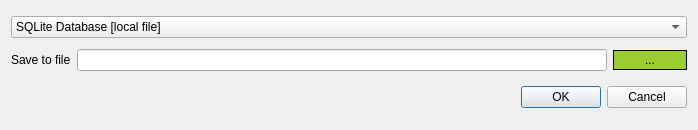
<?xml version="1.0" encoding="UTF-8"?>
<ui version="4.0">
 <class>SaveAsDialog</class>
 <widget class="QDialog" name="SaveAsDialog">
  <property name="geometry">
   <rect>
    <x>0</x>
    <y>0</y>
    <width>698</width>
    <height>130</height>
   </rect>
  </property>
  <property name="windowTitle">
   <string>Save as ...</string>
  </property>
  <property name="modal">
   <bool>true</bool>
  </property>
  <layout class="QVBoxLayout" name="verticalLayout">
   <item>
    <widget class="QComboBox" name="comboBox">
     <item>
      <property name="text">
       <string>SQLite Database [local file]</string>
      </property>
     </item>
    </widget>
   </item>
   <item>
    <layout class="QHBoxLayout" name="horizontalLayout_5">
     <item>
      <widget class="QLabel" name="label_3">
       <property name="text">
        <string>Save to file</string>
       </property>
       <property name="buddy">
        <cstring>exportToFileLineEdit</cstring>
       </property>
      </widget>
     </item>
     <item>
      <widget class="QLineEdit" name="exportToFileLineEdit">
       <property name="text">
        <string/>
       </property>
      </widget>
     </item>
     <item>
      <widget class="QToolButton" name="fileSelectionToolButton">
       <property name="minimumSize">
        <size>
         <width>74</width>
         <height>20</height>
        </size>
       </property>
       <property name="styleSheet">
        <string notr="true">QToolButton:pressed {
               background-color: qlineargradient(spread:pad, x1:0, y1:0, x2:0, y2:1, stop:0 rgba(173, 255, 47, 255), stop:1 rgba(173, 255, 47, 255))
               }
               QToolButton {
               background-color: #9ACD32; border: 1px solid black;
               border-radius: 0px;
               }
            </string>
       </property>
       <property name="text">
        <string>...</string>
       </property>
      </widget>
     </item>
    </layout>
   </item>
   <item>
    <layout class="QHBoxLayout" name="layoutHBox">
     <property name="spacing">
      <number>6</number>
     </property>
     <property name="leftMargin">
      <number>0</number>
     </property>
     <property name="topMargin">
      <number>0</number>
     </property>
     <property name="rightMargin">
      <number>0</number>
     </property>
     <property name="bottomMargin">
      <number>0</number>
     </property>
     <item>
      <spacer name="layoutSpacer">
       <property name="orientation">
        <enum>Qt::Horizontal</enum>
       </property>
       <property name="sizeHint" stdset="0">
        <size>
         <width>131</width>
         <height>31</height>
        </size>
       </property>
      </spacer>
     </item>
     <item>
      <widget class="QPushButton" name="okButton">
       <property name="text">
        <string>OK</string>
       </property>
      </widget>
     </item>
     <item>
      <widget class="QPushButton" name="cancelButton">
       <property name="text">
        <string>Cancel</string>
       </property>
      </widget>
     </item>
    </layout>
   </item>
  </layout>
 </widget>
 <resources/>
 <connections>
  <connection>
   <sender>cancelButton</sender>
   <signal>clicked()</signal>
   <receiver>SaveAsDialog</receiver>
   <slot>reject()</slot>
   <hints>
    <hint type="sourcelabel">
     <x>645</x>
     <y>95</y>
    </hint>
    <hint type="destinationlabel">
     <x>348</x>
     <y>64</y>
    </hint>
   </hints>
  </connection>
  <connection>
   <sender>okButton</sender>
   <signal>clicked()</signal>
   <receiver>SaveAsDialog</receiver>
   <slot>onAccept()</slot>
   <hints>
    <hint type="sourcelabel">
     <x>570</x>
     <y>95</y>
    </hint>
    <hint type="destinationlabel">
     <x>348</x>
     <y>64</y>
    </hint>
   </hints>
  </connection>
  <connection>
   <sender>fileSelectionToolButton</sender>
   <signal>clicked()</signal>
   <receiver>SaveAsDialog</receiver>
   <slot>onFileSelect()</slot>
   <hints>
    <hint type="sourcelabel">
     <x>647</x>
     <y>52</y>
    </hint>
    <hint type="destinationlabel">
     <x>348</x>
     <y>64</y>
    </hint>
   </hints>
  </connection>
 </connections>
 <slots>
  <slot>onAccept()</slot>
  <slot>onFileSelect()</slot>
 </slots>
</ui>
